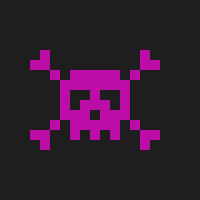
Frame 1 (no input)
Frame 60 (the mouse pressed at the canvas centre just before this capture): identical to frame 1, image omitted
Frame 120 (the mouse held since frame 60 and released just before this capture): identical to frame 1, image omitted

The Processing sketch that drew this single still picture (run headless with seeded random() and noise(); from frame 60 on, the mouse is pressed at the canvas centre):

// Processing sketch: pixel_skull
// ── pixel_skull.pde
void setup() {
  size(200,200);
  background(30);
}
void draw() {
  noStroke();
  fill(188,13,168);
  rect(40,50,10,10);
  rect(30,60,20,10);
  rect(50,70,10,10);
  rect(70,70,50,20);
  rect(130,70,10,10);
  rect(140,60,20,10);
  rect(140,50,10,10);
  rect(60,80,10,30);
  rect(120,80,10,30);
  rect(90,90,10,10);
  rect(80,100,30,10);
  rect(60,110,30,10);
  rect(100,110,30,10);
  rect(50,120,10,10);
  rect(70,120,50,10);
  rect(130,120,10,10);
  rect(30,130,20,10);
  rect(40,140,10,10);
  rect(140,130,20,10);
  rect(140,140,10,10);
  rect(70,130,10,10);
  rect(90,130,10,10);
  rect(110,130,10,10);
}
